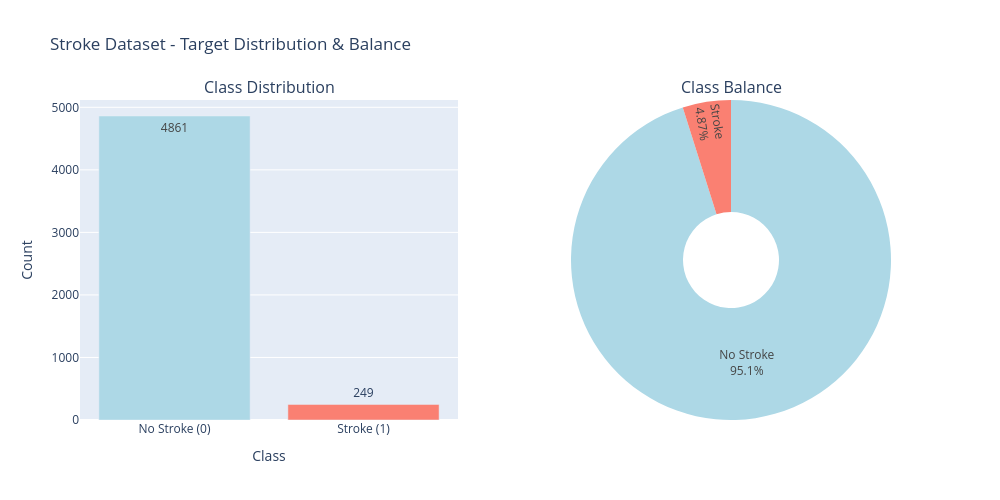

Notebook source saved alongside this figure:
### Code cell
import pandas as pd
import plotly.graph_objects as go
from plotly.subplots import make_subplots

df = pd.read_csv('healthcare-dataset-stroke-data.csv')

fig = make_subplots(rows=1, cols=2, 
                    subplot_titles=('Class Distribution', 'Class Balance'),
                    specs=[[{"type": "bar"}, {"type": "pie"}]])

# Bar chart
counts = df['stroke'].value_counts()
fig.add_trace(
    go.Bar(x=['No Stroke (0)', 'Stroke (1)'],
           y=counts.values,
           marker_color=['lightblue', 'salmon'],
           text=counts.values,
           textposition='auto'),
    row=1, col=1
)

# Pie chart
fig.add_trace(
    go.Pie(labels=['No Stroke', 'Stroke'],
           values=counts.values,
           marker_colors=['lightblue', 'salmon'],
           textinfo='label+percent',
           hole=0.3),
    row=1, col=2
)

fig.update_layout(
    title_text='Stroke Dataset - Target Distribution & Balance',
    height=500,
    width=1000,
    showlegend=False
)

fig.update_xaxes(title_text="Class", row=1, col=1)
fig.update_yaxes(title_text="Count", row=1, col=1)

fig.show()

### Figure 1 — Plotly figure (JSON) as saved in the notebook; plotly's stock layout.template omitted (floating-point values rounded to 4 significant figures)
{"data": [{"marker": {"color": ["lightblue", "salmon"]}, "text": [4861.0, 249.0], "textposition": "auto", "type": "bar", "x": ["No Stroke (0)", "Stroke (1)"], "xaxis": "x", "y": [4861, 249], "yaxis": "y"}, {"domain": {"x": [0.55, 1], "y": [0, 1]}, "hole": 0.3, "labels": ["No Stroke", "Stroke"], "marker": {"colors": ["lightblue", "salmon"]}, "textinfo": "label+percent", "type": "pie", "values": [4861, 249]}], "layout": {"annotations": [{"font": {"size": 16}, "showarrow": false, "text": "Class Distribution", "x": 0.225, "xanchor": "center", "xref": "paper", "y": 1, "yanchor": "bottom", "yref": "paper"}, {"font": {"size": 16}, "showarrow": false, "text": "Class Balance", "x": 0.775, "xanchor": "center", "xref": "paper", "y": 1, "yanchor": "bottom", "yref": "paper"}], "height": 500, "showlegend": false, "title": {"text": "Stroke Dataset - Target Distribution & Balance"}, "width": 1000, "xaxis": {"anchor": "y", "domain": [0, 0.45], "title": {"text": "Class"}}, "yaxis": {"anchor": "x", "domain": [0, 1], "title": {"text": "Count"}}}}
